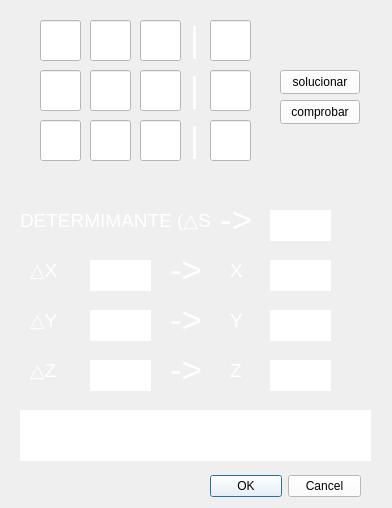
<?xml version="1.0" encoding="UTF-8"?>
<ui version="4.0">
 <class>vector_prat1</class>
 <widget class="QDialog" name="vector_prat1">
  <property name="geometry">
   <rect>
    <x>0</x>
    <y>0</y>
    <width>392</width>
    <height>508</height>
   </rect>
  </property>
  <property name="windowTitle">
   <string>Dialog</string>
  </property>
  <widget class="QDialogButtonBox" name="buttonBox">
   <property name="geometry">
    <rect>
     <x>210</x>
     <y>470</y>
     <width>151</width>
     <height>32</height>
    </rect>
   </property>
   <property name="styleSheet">
    <string notr="true">background-color: rgb(255, 255, 255);</string>
   </property>
   <property name="orientation">
    <enum>Qt::Horizontal</enum>
   </property>
   <property name="standardButtons">
    <set>QDialogButtonBox::Cancel|QDialogButtonBox::Ok</set>
   </property>
  </widget>
  <widget class="QLabel" name="deltaz">
   <property name="geometry">
    <rect>
     <x>90</x>
     <y>360</y>
     <width>61</width>
     <height>31</height>
    </rect>
   </property>
   <property name="styleSheet">
    <string notr="true">background-color: rgb(255, 255, 255);</string>
   </property>
   <property name="text">
    <string/>
   </property>
  </widget>
  <widget class="QLabel" name="label_17">
   <property name="geometry">
    <rect>
     <x>230</x>
     <y>350</y>
     <width>31</width>
     <height>41</height>
    </rect>
   </property>
   <property name="font">
    <font>
     <pointsize>26</pointsize>
    </font>
   </property>
   <property name="text">
    <string>&lt;html&gt;&lt;head/&gt;&lt;body&gt;&lt;p&gt;&lt;span style=&quot; font-size:14pt; color:#ffffff;&quot;&gt;Z&lt;/span&gt;&lt;/p&gt;&lt;/body&gt;&lt;/html&gt;</string>
   </property>
  </widget>
  <widget class="QLabel" name="label_15">
   <property name="geometry">
    <rect>
     <x>30</x>
     <y>300</y>
     <width>41</width>
     <height>41</height>
    </rect>
   </property>
   <property name="font">
    <font>
     <pointsize>26</pointsize>
    </font>
   </property>
   <property name="text">
    <string>&lt;html&gt;&lt;head/&gt;&lt;body&gt;&lt;p&gt;&lt;span style=&quot; font-size:14pt; color:#ffffff;&quot;&gt;△Y&lt;/span&gt;&lt;/p&gt;&lt;/body&gt;&lt;/html&gt;</string>
   </property>
  </widget>
  <widget class="QLabel" name="deltas">
   <property name="geometry">
    <rect>
     <x>270</x>
     <y>210</y>
     <width>61</width>
     <height>31</height>
    </rect>
   </property>
   <property name="styleSheet">
    <string notr="true">background-color: rgb(255, 255, 255);</string>
   </property>
   <property name="text">
    <string/>
   </property>
  </widget>
  <widget class="QLabel" name="label_19">
   <property name="geometry">
    <rect>
     <x>20</x>
     <y>200</y>
     <width>191</width>
     <height>41</height>
    </rect>
   </property>
   <property name="font">
    <font>
     <pointsize>26</pointsize>
    </font>
   </property>
   <property name="text">
    <string>&lt;html&gt;&lt;head/&gt;&lt;body&gt;&lt;p&gt;&lt;span style=&quot; font-size:14pt; color:#ffffff;&quot;&gt;DETERMIMANTE (△S)&lt;/span&gt;&lt;/p&gt;&lt;/body&gt;&lt;/html&gt;</string>
   </property>
  </widget>
  <widget class="QLineEdit" name="a13">
   <property name="geometry">
    <rect>
     <x>140</x>
     <y>20</y>
     <width>41</width>
     <height>41</height>
    </rect>
   </property>
   <property name="styleSheet">
    <string notr="true">background-color: rgb(255, 255, 255);</string>
   </property>
  </widget>
  <widget class="QLabel" name="dz">
   <property name="geometry">
    <rect>
     <x>270</x>
     <y>360</y>
     <width>61</width>
     <height>31</height>
    </rect>
   </property>
   <property name="styleSheet">
    <string notr="true">background-color: rgb(255, 255, 255);</string>
   </property>
   <property name="text">
    <string/>
   </property>
  </widget>
  <widget class="QLineEdit" name="t2">
   <property name="geometry">
    <rect>
     <x>210</x>
     <y>70</y>
     <width>41</width>
     <height>41</height>
    </rect>
   </property>
   <property name="styleSheet">
    <string notr="true">background-color: rgb(255, 255, 255);</string>
   </property>
  </widget>
  <widget class="QLineEdit" name="a11">
   <property name="geometry">
    <rect>
     <x>40</x>
     <y>20</y>
     <width>41</width>
     <height>41</height>
    </rect>
   </property>
   <property name="styleSheet">
    <string notr="true">background-color: rgb(255, 255, 255);</string>
   </property>
  </widget>
  <widget class="QLabel" name="deltay">
   <property name="geometry">
    <rect>
     <x>90</x>
     <y>310</y>
     <width>61</width>
     <height>31</height>
    </rect>
   </property>
   <property name="styleSheet">
    <string notr="true">background-color: rgb(255, 255, 255);</string>
   </property>
   <property name="text">
    <string/>
   </property>
  </widget>
  <widget class="QLabel" name="label_10">
   <property name="geometry">
    <rect>
     <x>170</x>
     <y>250</y>
     <width>41</width>
     <height>41</height>
    </rect>
   </property>
   <property name="font">
    <font>
     <pointsize>26</pointsize>
    </font>
   </property>
   <property name="text">
    <string>&lt;html&gt;&lt;head/&gt;&lt;body&gt;&lt;p&gt;&lt;span style=&quot; color:#ffffff;&quot;&gt;-&amp;gt;&lt;/span&gt;&lt;/p&gt;&lt;/body&gt;&lt;/html&gt;</string>
   </property>
  </widget>
  <widget class="QLineEdit" name="a31">
   <property name="geometry">
    <rect>
     <x>40</x>
     <y>120</y>
     <width>41</width>
     <height>41</height>
    </rect>
   </property>
   <property name="styleSheet">
    <string notr="true">background-color: rgb(255, 255, 255);</string>
   </property>
  </widget>
  <widget class="QLineEdit" name="a22">
   <property name="geometry">
    <rect>
     <x>90</x>
     <y>70</y>
     <width>41</width>
     <height>41</height>
    </rect>
   </property>
   <property name="styleSheet">
    <string notr="true">background-color: rgb(255, 255, 255);</string>
   </property>
  </widget>
  <widget class="QLabel" name="label_12">
   <property name="geometry">
    <rect>
     <x>170</x>
     <y>350</y>
     <width>41</width>
     <height>41</height>
    </rect>
   </property>
   <property name="font">
    <font>
     <pointsize>26</pointsize>
    </font>
   </property>
   <property name="text">
    <string>&lt;html&gt;&lt;head/&gt;&lt;body&gt;&lt;p&gt;&lt;span style=&quot; color:#ffffff;&quot;&gt;-&amp;gt;&lt;/span&gt;&lt;/p&gt;&lt;/body&gt;&lt;/html&gt;</string>
   </property>
  </widget>
  <widget class="QLabel" name="label_18">
   <property name="geometry">
    <rect>
     <x>230</x>
     <y>300</y>
     <width>31</width>
     <height>41</height>
    </rect>
   </property>
   <property name="font">
    <font>
     <pointsize>26</pointsize>
    </font>
   </property>
   <property name="text">
    <string>&lt;html&gt;&lt;head/&gt;&lt;body&gt;&lt;p&gt;&lt;span style=&quot; font-size:14pt; color:#ffffff;&quot;&gt;Y&lt;/span&gt;&lt;/p&gt;&lt;/body&gt;&lt;/html&gt;</string>
   </property>
  </widget>
  <widget class="QLabel" name="label_7">
   <property name="geometry">
    <rect>
     <x>190</x>
     <y>70</y>
     <width>16</width>
     <height>41</height>
    </rect>
   </property>
   <property name="font">
    <font>
     <pointsize>26</pointsize>
    </font>
   </property>
   <property name="text">
    <string>&lt;html&gt;&lt;head/&gt;&lt;body&gt;&lt;p&gt;&lt;span style=&quot; color:#ffffff;&quot;&gt;|&lt;/span&gt;&lt;/p&gt;&lt;/body&gt;&lt;/html&gt;</string>
   </property>
  </widget>
  <widget class="QPushButton" name="pushButton">
   <property name="geometry">
    <rect>
     <x>280</x>
     <y>70</y>
     <width>80</width>
     <height>24</height>
    </rect>
   </property>
   <property name="styleSheet">
    <string notr="true">background-color: rgb(255, 255, 255);</string>
   </property>
   <property name="text">
    <string>solucionar</string>
   </property>
  </widget>
  <widget class="QLabel" name="label_6">
   <property name="geometry">
    <rect>
     <x>190</x>
     <y>20</y>
     <width>16</width>
     <height>41</height>
    </rect>
   </property>
   <property name="font">
    <font>
     <pointsize>26</pointsize>
    </font>
   </property>
   <property name="text">
    <string>&lt;html&gt;&lt;head/&gt;&lt;body&gt;&lt;p&gt;&lt;span style=&quot; color:#ffffff;&quot;&gt;|&lt;/span&gt;&lt;/p&gt;&lt;/body&gt;&lt;/html&gt;</string>
   </property>
  </widget>
  <widget class="QLabel" name="label_8">
   <property name="geometry">
    <rect>
     <x>190</x>
     <y>120</y>
     <width>16</width>
     <height>41</height>
    </rect>
   </property>
   <property name="font">
    <font>
     <pointsize>26</pointsize>
    </font>
   </property>
   <property name="text">
    <string>&lt;html&gt;&lt;head/&gt;&lt;body&gt;&lt;p&gt;&lt;span style=&quot; color:#ffffff;&quot;&gt;|&lt;/span&gt;&lt;/p&gt;&lt;/body&gt;&lt;/html&gt;</string>
   </property>
  </widget>
  <widget class="QLabel" name="deltax">
   <property name="geometry">
    <rect>
     <x>90</x>
     <y>260</y>
     <width>61</width>
     <height>31</height>
    </rect>
   </property>
   <property name="styleSheet">
    <string notr="true">background-color: rgb(255, 255, 255);</string>
   </property>
   <property name="text">
    <string/>
   </property>
  </widget>
  <widget class="QLineEdit" name="t1">
   <property name="geometry">
    <rect>
     <x>210</x>
     <y>20</y>
     <width>41</width>
     <height>41</height>
    </rect>
   </property>
   <property name="styleSheet">
    <string notr="true">background-color: rgb(255, 255, 255);</string>
   </property>
  </widget>
  <widget class="QLabel" name="label_20">
   <property name="geometry">
    <rect>
     <x>220</x>
     <y>200</y>
     <width>41</width>
     <height>41</height>
    </rect>
   </property>
   <property name="font">
    <font>
     <pointsize>26</pointsize>
    </font>
   </property>
   <property name="text">
    <string>&lt;html&gt;&lt;head/&gt;&lt;body&gt;&lt;p&gt;&lt;span style=&quot; color:#ffffff;&quot;&gt;-&amp;gt;&lt;/span&gt;&lt;/p&gt;&lt;/body&gt;&lt;/html&gt;</string>
   </property>
  </widget>
  <widget class="QLineEdit" name="a23">
   <property name="geometry">
    <rect>
     <x>140</x>
     <y>70</y>
     <width>41</width>
     <height>41</height>
    </rect>
   </property>
   <property name="styleSheet">
    <string notr="true">background-color: rgb(255, 255, 255);</string>
   </property>
  </widget>
  <widget class="QLabel" name="label_14">
   <property name="geometry">
    <rect>
     <x>30</x>
     <y>350</y>
     <width>41</width>
     <height>41</height>
    </rect>
   </property>
   <property name="font">
    <font>
     <pointsize>26</pointsize>
    </font>
   </property>
   <property name="text">
    <string>&lt;html&gt;&lt;head/&gt;&lt;body&gt;&lt;p&gt;&lt;span style=&quot; font-size:14pt; color:#ffffff;&quot;&gt;△Z&lt;/span&gt;&lt;/p&gt;&lt;/body&gt;&lt;/html&gt;</string>
   </property>
  </widget>
  <widget class="QPushButton" name="pushButton_2">
   <property name="geometry">
    <rect>
     <x>280</x>
     <y>100</y>
     <width>80</width>
     <height>24</height>
    </rect>
   </property>
   <property name="styleSheet">
    <string notr="true">background-color: rgb(255, 255, 255);</string>
   </property>
   <property name="text">
    <string>comprobar</string>
   </property>
  </widget>
  <widget class="QLabel" name="label_13">
   <property name="geometry">
    <rect>
     <x>30</x>
     <y>250</y>
     <width>41</width>
     <height>41</height>
    </rect>
   </property>
   <property name="font">
    <font>
     <pointsize>26</pointsize>
    </font>
   </property>
   <property name="text">
    <string>&lt;html&gt;&lt;head/&gt;&lt;body&gt;&lt;p&gt;&lt;span style=&quot; font-size:14pt; color:#ffffff;&quot;&gt;△X&lt;/span&gt;&lt;/p&gt;&lt;/body&gt;&lt;/html&gt;</string>
   </property>
  </widget>
  <widget class="QLineEdit" name="t3">
   <property name="geometry">
    <rect>
     <x>210</x>
     <y>120</y>
     <width>41</width>
     <height>41</height>
    </rect>
   </property>
   <property name="styleSheet">
    <string notr="true">background-color: rgb(255, 255, 255);</string>
   </property>
  </widget>
  <widget class="QLineEdit" name="a21">
   <property name="geometry">
    <rect>
     <x>40</x>
     <y>70</y>
     <width>41</width>
     <height>41</height>
    </rect>
   </property>
   <property name="styleSheet">
    <string notr="true">background-color: rgb(255, 255, 255);</string>
   </property>
  </widget>
  <widget class="QLineEdit" name="a12">
   <property name="geometry">
    <rect>
     <x>90</x>
     <y>20</y>
     <width>41</width>
     <height>41</height>
    </rect>
   </property>
   <property name="styleSheet">
    <string notr="true">background-color: rgb(255, 255, 255);</string>
   </property>
  </widget>
  <widget class="QLabel" name="label_16">
   <property name="geometry">
    <rect>
     <x>230</x>
     <y>250</y>
     <width>21</width>
     <height>41</height>
    </rect>
   </property>
   <property name="font">
    <font>
     <pointsize>26</pointsize>
    </font>
   </property>
   <property name="text">
    <string>&lt;html&gt;&lt;head/&gt;&lt;body&gt;&lt;p&gt;&lt;span style=&quot; font-size:14pt; color:#ffffff;&quot;&gt;X&lt;/span&gt;&lt;/p&gt;&lt;/body&gt;&lt;/html&gt;</string>
   </property>
  </widget>
  <widget class="QLabel" name="label_11">
   <property name="geometry">
    <rect>
     <x>170</x>
     <y>300</y>
     <width>41</width>
     <height>41</height>
    </rect>
   </property>
   <property name="font">
    <font>
     <pointsize>26</pointsize>
    </font>
   </property>
   <property name="text">
    <string>&lt;html&gt;&lt;head/&gt;&lt;body&gt;&lt;p&gt;&lt;span style=&quot; color:#ffffff;&quot;&gt;-&amp;gt;&lt;/span&gt;&lt;/p&gt;&lt;/body&gt;&lt;/html&gt;</string>
   </property>
  </widget>
  <widget class="QLabel" name="dx">
   <property name="geometry">
    <rect>
     <x>270</x>
     <y>260</y>
     <width>61</width>
     <height>31</height>
    </rect>
   </property>
   <property name="styleSheet">
    <string notr="true">background-color: rgb(255, 255, 255);</string>
   </property>
   <property name="text">
    <string/>
   </property>
  </widget>
  <widget class="QLineEdit" name="a33">
   <property name="geometry">
    <rect>
     <x>140</x>
     <y>120</y>
     <width>41</width>
     <height>41</height>
    </rect>
   </property>
   <property name="styleSheet">
    <string notr="true">background-color: rgb(255, 255, 255);</string>
   </property>
  </widget>
  <widget class="QLabel" name="dy">
   <property name="geometry">
    <rect>
     <x>270</x>
     <y>310</y>
     <width>61</width>
     <height>31</height>
    </rect>
   </property>
   <property name="styleSheet">
    <string notr="true">background-color: rgb(255, 255, 255);</string>
   </property>
   <property name="text">
    <string/>
   </property>
  </widget>
  <widget class="QLineEdit" name="a32">
   <property name="geometry">
    <rect>
     <x>90</x>
     <y>120</y>
     <width>41</width>
     <height>41</height>
    </rect>
   </property>
   <property name="styleSheet">
    <string notr="true">background-color: rgb(255, 255, 255);</string>
   </property>
  </widget>
  <widget class="QLabel" name="label">
   <property name="geometry">
    <rect>
     <x>20</x>
     <y>410</y>
     <width>351</width>
     <height>51</height>
    </rect>
   </property>
   <property name="styleSheet">
    <string notr="true">background-color: rgb(255, 255, 255);</string>
   </property>
   <property name="text">
    <string/>
   </property>
  </widget>
 </widget>
 <resources/>
 <connections>
  <connection>
   <sender>buttonBox</sender>
   <signal>rejected()</signal>
   <receiver>vector_prat1</receiver>
   <slot>reject()</slot>
   <hints>
    <hint type="sourcelabel">
     <x>316</x>
     <y>260</y>
    </hint>
    <hint type="destinationlabel">
     <x>286</x>
     <y>274</y>
    </hint>
   </hints>
  </connection>
  <connection>
   <sender>buttonBox</sender>
   <signal>accepted()</signal>
   <receiver>vector_prat1</receiver>
   <slot>accept()</slot>
   <hints>
    <hint type="sourcelabel">
     <x>248</x>
     <y>254</y>
    </hint>
    <hint type="destinationlabel">
     <x>157</x>
     <y>274</y>
    </hint>
   </hints>
  </connection>
 </connections>
</ui>
